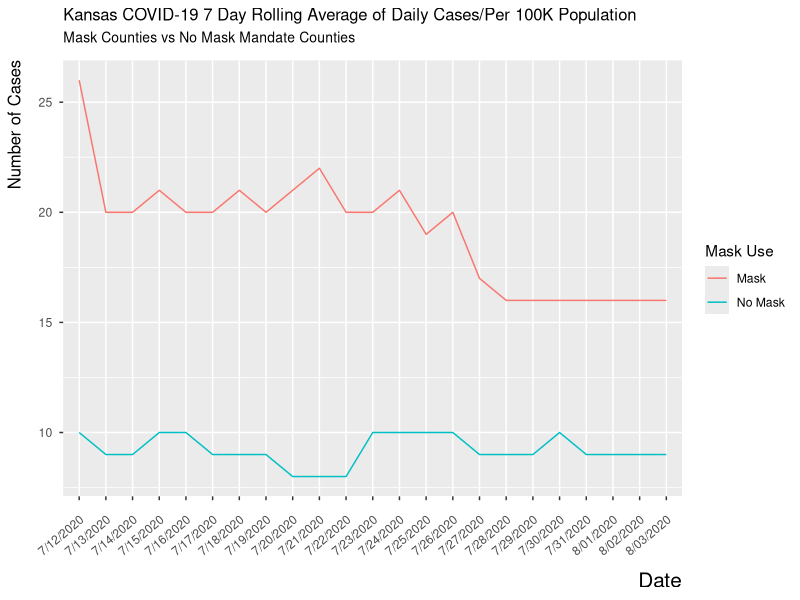

This chart was generated by the following R code:
## ---- chunk 1
library(tidyverse) 
## ---- chunk 2
df <- tribble(
  ~date, ~mask, ~no_mask,
  "7/12/2020", 26, 10,
  "7/13/2020", 20, 9,
  "7/14/2020", 20, 9,
  "7/15/2020", 21, 10,
  "7/16/2020", 20, 10,
  "7/17/2020", 20, 9,
  "7/18/2020", 21, 9,
  "7/19/2020", 20, 9,
  "7/20/2020", 21, 8,
  "7/21/2020", 22, 8,
  "7/22/2020", 20, 8,
  "7/23/2020", 20, 10,
  "7/24/2020", 21, 10,
  "7/25/2020", 19, 10,
  "7/26/2020", 20, 10,
  "7/27/2020", 17, 9,
  "7/28/2020", 16, 9,
  "7/29/2020", 16, 9,
  "7/30/2020", 16, 10,
  "7/31/2020", 16, 9,
  "8/01/2020", 16, 9,
  "8/02/2020", 16, 9,
  "8/03/2020", 16, 9,
)

## ---- chunk 3
df_long <- df %>%
  pivot_longer(cols= !date, names_to="mask", values_to="cases") 

view(df_long)

df_long$cases = as.numeric(df_long$cases)

## ---- chunk 4
df_long %>%
  ggplot(aes(x=date, y=cases, group=mask, color=mask)) +
  geom_line() +
    theme(axis.text.x = element_text(angle = 40, vjust=1, hjust=1)) +
  labs(title = "Kansas COVID-19 7 Day Rolling Average of Daily Cases/Per 100K Population",
      subtitle = "Mask Counties vs No Mask Mandate Counties", 
      x = "Date", y = "Number of Cases", 
      color = "Mask Use") +
  scale_color_discrete(labels=c("Mask","No Mask")) +
    theme( #trbl are the margin signs, top, right, bottom, left
    plot.title = element_text(size = 12, margin = margin(b = 5)),
    plot.subtitle = element_text(size = 10, margin = margin(b= 10)),
    axis.title = element_text(size = 12, hjust = 1),    
    axis.title.x = element_text(size= 15, margin = margin(t = 10)),
    axis.title.y = element_text(margin = margin(t= 30, r = 10)),
    axis.text.y = element_text(margin = margin(r = 5)),
    axis.text.x = element_text(margin = margin(t = 10)),
  ) 


